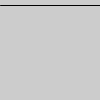
Frame 1 (no input)
Frame 60 (the mouse pressed at the canvas centre just before this capture): blank canvas, image omitted
Frame 120 (the mouse held since frame 60 and released just before this capture): blank canvas, image omitted

The Processing sketch that drew this single still picture (run headless with seeded random() and noise(); from frame 60 on, the mouse is pressed at the canvas centre):

// Processing sketch: QuintonNoakesPP2_1_temp
// ── QuintonNoakesPP2_1_temp.pde
//1. Declare variables
float y = 5;
float x = 10;

//2. Set display size
void setup() {
  size(100,100);
}

//3. Draw shape. Increase increment
void draw() {
  background (204);
  //Shape
  line(0,y ,100 ,y);
 y+= .25; 
 y =y+5;
 //Increment step size (add value to variable)
}
